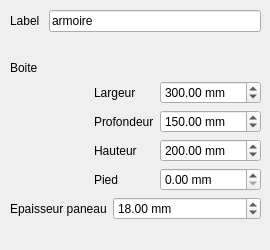
<?xml version="1.0" encoding="UTF-8"?>
<ui version="4.0">
 <class>BlockPanel</class>
 <widget class="QDialog" name="BlockPanel">
  <property name="geometry">
   <rect>
    <x>0</x>
    <y>0</y>
    <width>270</width>
    <height>250</height>
   </rect>
  </property>
  <property name="minimumSize">
   <size>
    <width>244</width>
    <height>250</height>
   </size>
  </property>
  <property name="windowTitle">
   <string>Dialog</string>
  </property>
  <widget class="QWidget" name="gridLayoutWidget">
   <property name="geometry">
    <rect>
     <x>10</x>
     <y>10</y>
     <width>251</width>
     <height>231</height>
    </rect>
   </property>
   <layout class="QGridLayout" name="gridLayout">
    <item row="1" column="0">
     <layout class="QFormLayout" name="labelForm">
      <item row="0" column="1">
       <widget class="QLineEdit" name="label_edit">
        <property name="text">
         <string>armoire</string>
        </property>
       </widget>
      </item>
      <item row="0" column="0">
       <widget class="QLabel" name="label_label">
        <property name="text">
         <string>Label </string>
        </property>
       </widget>
      </item>
     </layout>
    </item>
    <item row="2" column="0">
     <layout class="QGridLayout" name="boxLayout">
      <item row="2" column="0">
       <layout class="QGridLayout" name="gridLayout_4">
        <item row="0" column="0">
         <spacer name="horizontalSpacer">
          <property name="orientation">
           <enum>Qt::Horizontal</enum>
          </property>
          <property name="sizeHint" stdset="0">
           <size>
            <width>40</width>
            <height>20</height>
           </size>
          </property>
         </spacer>
        </item>
        <item row="0" column="1">
         <layout class="QFormLayout" name="formLayout">
          <item row="2" column="0">
           <widget class="QLabel" name="box_depth_label">
            <property name="text">
             <string>Profondeur</string>
            </property>
           </widget>
          </item>
          <item row="2" column="1">
           <widget class="QDoubleSpinBox" name="box_depth">
            <property name="suffix">
             <string> mm</string>
            </property>
            <property name="maximum">
             <double>99999.000000000000000</double>
            </property>
            <property name="value">
             <double>150.000000000000000</double>
            </property>
           </widget>
          </item>
          <item row="3" column="0">
           <widget class="QLabel" name="box_height_label">
            <property name="text">
             <string>Hauteur</string>
            </property>
           </widget>
          </item>
          <item row="3" column="1">
           <widget class="QDoubleSpinBox" name="box_height">
            <property name="suffix">
             <string> mm</string>
            </property>
            <property name="maximum">
             <double>99999.000000000000000</double>
            </property>
            <property name="value">
             <double>200.000000000000000</double>
            </property>
           </widget>
          </item>
          <item row="4" column="0">
           <widget class="QLabel" name="box_foot_label">
            <property name="text">
             <string>Pied</string>
            </property>
           </widget>
          </item>
          <item row="4" column="1">
           <widget class="QDoubleSpinBox" name="box_foot">
            <property name="suffix">
             <string> mm</string>
            </property>
            <property name="maximum">
             <double>99999.000000000000000</double>
            </property>
           </widget>
          </item>
          <item row="1" column="1">
           <widget class="QDoubleSpinBox" name="box_width">
            <property name="suffix">
             <string> mm</string>
            </property>
            <property name="maximum">
             <double>99999.000000000000000</double>
            </property>
            <property name="value">
             <double>300.000000000000000</double>
            </property>
           </widget>
          </item>
          <item row="1" column="0">
           <widget class="QLabel" name="box_width_label">
            <property name="text">
             <string>Largeur</string>
            </property>
           </widget>
          </item>
         </layout>
        </item>
       </layout>
      </item>
      <item row="1" column="0">
       <widget class="QLabel" name="box">
        <property name="text">
         <string>Boite</string>
        </property>
       </widget>
      </item>
     </layout>
    </item>
    <item row="3" column="0">
     <layout class="QFormLayout" name="panelHeightForm">
      <item row="0" column="1">
       <widget class="QDoubleSpinBox" name="panel_height">
        <property name="suffix">
         <string> mm</string>
        </property>
        <property name="maximum">
         <double>199.990000000000009</double>
        </property>
        <property name="value">
         <double>18.000000000000000</double>
        </property>
       </widget>
      </item>
      <item row="0" column="0">
       <widget class="QLabel" name="panel_height_label">
        <property name="text">
         <string>Epaisseur paneau</string>
        </property>
       </widget>
      </item>
     </layout>
    </item>
   </layout>
  </widget>
 </widget>
 <resources/>
 <connections/>
</ui>
